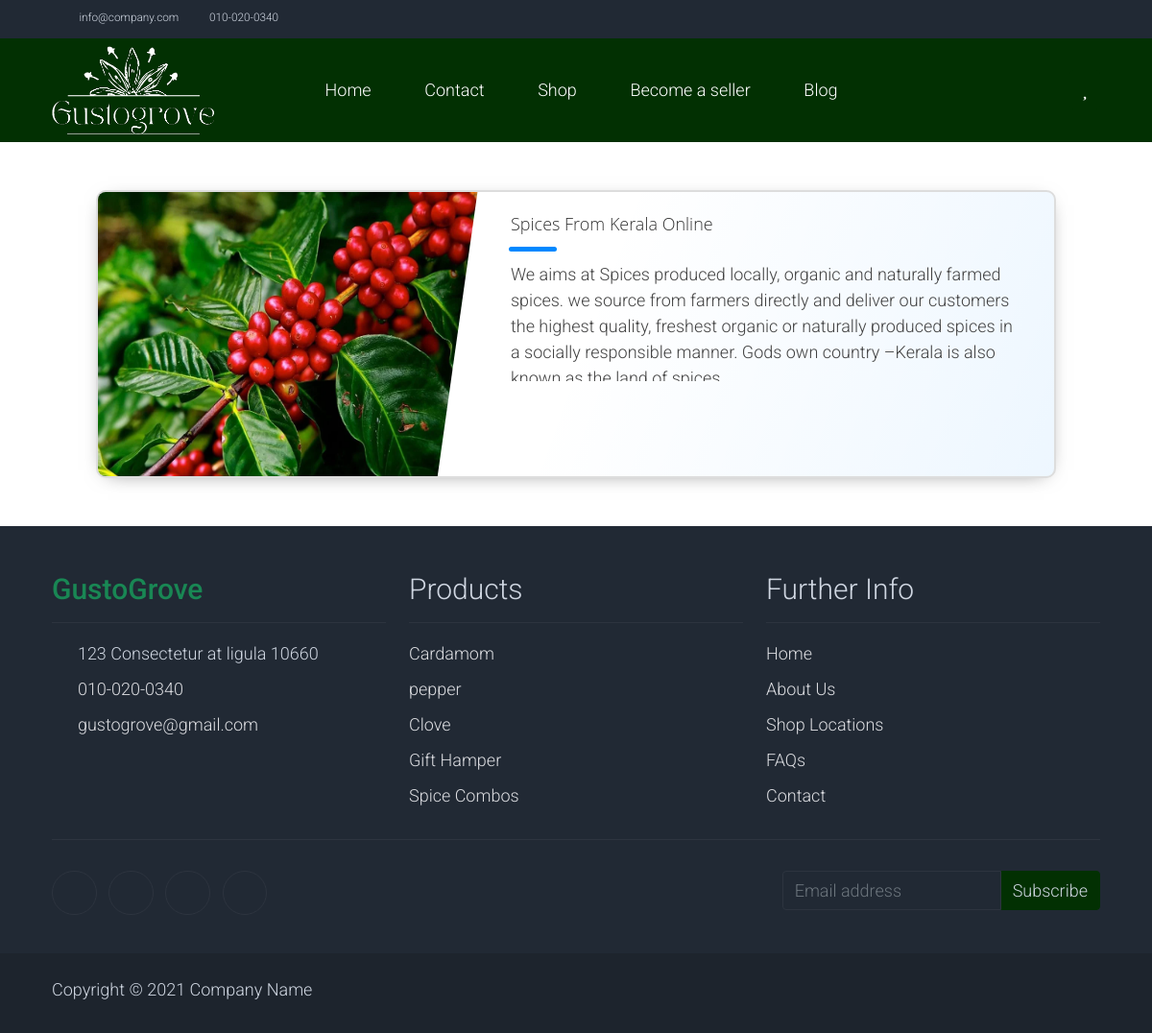
Screenshot of /blog/ with the database file from the repository.
### storeapp/models.py (models this page shows, shortened)
class BlogPost(models.Model):
    title = models.CharField(max_length=100)
    content = models.TextField()
    author = models.ForeignKey(CustomUser, on_delete=models.CASCADE)
    created_at = models.DateTimeField(auto_now_add=True)
    image = models.ImageField(upload_to='blog_images/', null=True, blank=True)

### storeapp/views.py (the view)
# urls.py: 2. Add a URL to urlpatterns:  path('blog/', include('blog.urls'))
def blog(request):
    blogs = BlogPost.objects.all()  # Fetch all blogs from the database
    return render(request, 'blog.html', {'blogs': blogs})

### template/blog.html (shortened to what this page needs)
{% load static %}
<!DOCTYPE html>
<html lang="en">
<head>
    <link rel="stylesheet" href="https://cdn.jsdelivr.net/npm/bootstrap-icons@1.11.3/font/bootstrap-icons.min.css">
<link rel="stylesheet" href="https://cdn.jsdelivr.net/npm/bootstrap@5.2.3/dist/css/bootstrap.min.css">
    <link rel="stylesheet" href="{% static 'css/bootstrap.min.css' %}">
    <link rel="stylesheet" href="{% static 'css/templatemo.css' %}">
    <link rel="stylesheet" href="{% static '/css/custom.css' %}">
    <link rel="stylesheet" href="{% static 'css/fontawesome.min.css' %}">
</head>
<body>
    <nav class="navbar navbar-expand-lg bg-dark navbar-light d-none d-lg-block" id="templatemo_nav_top">
        <div class="container text-light">
            <div class="w-100 d-flex justify-content-between">
                <div>
                    <i class="fa fa-envelope mx-2"></i>
                    <a class="navbar-sm-brand text-light text-decoration-none" href="mailto:info@company.com">info@company.com</a>
                    <i class="fa fa-phone mx-2"></i>
                    <a class="navbar-sm-brand text-light text-decoration-none" href="tel:010-020-0340">010-020-0340</a>
                </div>
                <div>
                    <a class="text-light" href="https://fb.com/templatemo" target="_blank" rel="sponsored"><i class="fab fa-facebook-f fa-sm fa-fw me-2"></i></a>
                    <a class="text-light" href="https://www.instagram.com/" target="_blank"><i class="fab fa-instagram fa-sm fa-fw me-2"></i></a>
                    <a class="text-light" href="https://twitter.com/" target="_blank"><i class="fab fa-twitter fa-sm fa-fw me-2"></i></a>
                    <a class="text-light" href="https://www.linkedin.com/" target="_blank"><i class="fab fa-linkedin fa-sm fa-fw"></i></a>
                </div>
            </div>
        </div>
    </nav>
    <nav class="navbar navbar-expand-lg ">
        <div class="container d-flex justify-content-between align-items-center">
            <div class="logo">
                <a class="navbar-brand" href="{% url "index" %}">
                    <img src="{% static 'img/gusto (2).png' %}" alt="Site Logo" class="img-fluid w-auto h-100" style="max-height: 100px;">
                </a>
            </div>
            <div class="align-self-center collapse navbar-collapse flex-fill  d-lg-flex justify-content-lg-between" id="templatemo_main_nav">
                <div class="flex-fill">
                    <ul class="nav navbar-nav d-flex justify-content-between mx-lg-auto">
                        <li class="nav-item">
                            <a class="nav-link" href="{% url 'index' %}">Home</a>
                        </li>
                        <li class="nav-item">
                            <a class="nav-link" href="{% url 'contact' %}">Contact</a>
                        </li>
                        <li class="nav-item">
                            <a class="nav-link" href="{% url 'shop' %}">Shop</a>
                        </li>
                        <li class="nav-item">
                            <a class="nav-link" href="{% url 'seller_index' %}">Become a seller</a>
                        </li>
                        <li class="nav-item">
                            <a class="nav-link" href="{% url 'blog' %}">Blog</a>
                        </li>
                    </ul>
                </div>
                <div class="navbar align-self-center d-flex">
                    <a class="nav-icon d-none d-lg-inline" href="#" data-bs-toggle="modal" data-bs-target="#templatemo_search">
                        <i class="fa fa-fw fa-search text-light mr-2"></i>
                    </a>
                    <a class="nav-icon position-relative text-decoration-none" href="{% url 'cart' %}">
                        <i class="fa fa-fw fa-cart-arrow-down text-light mr-1"></i>
                    </a>
                    <a class="nav-icon position-relative text-decoration-none dropdown" href="#" data-bs-toggle="dropdown">
                        <i class="fa fa-fw fa-user text-light mr-1"></i>
                    </a>
                    <a href="{% url 'wishlist' %}" class="btn btn-success">
                        <i class="fas fa-heart"></i>
                    </a>
                        </div>
                </div>
            </div>
    </nav>
  <div class="projcard-container">
    {% for blog in blogs %}
    <div class="projcard projcard-blue">
        <div class="projcard-innerbox">
            <img class="projcard-img" src="{{ blog.image.url }}" />
            <div class="projcard-textbox">
                <div class="projcard-title">{{ blog.title }}</div>
                <div class="projcard-bar"></div>
                <div class="projcard-description">{{ blog.content }}</div>
            </div>
        </div>
        {% endfor %}
    </div>
</div>
    <footer class="bg-dark" id="tempaltemo_footer">
        <div class="container">
            <div class="row">
                <div class="col-md-4 pt-5">
                    <h2 class="h2 text-success border-bottom pb-3 border-light logo">GustoGrove</h2>
                    <ul class="list-unstyled text-light footer-link-list">
                        <li>
                            <i class="fas fa-map-marker-alt fa-fw"></i>
                            123 Consectetur at ligula 10660
                        </li>
                        <li>
                            <i class="fa fa-phone fa-fw"></i>
                            <a class="text-decoration-none" href="tel:010-020-0340">010-020-0340</a>
                        </li>
                        <li>
                            <i class="fa fa-envelope fa-fw"></i>
                            <a class="text-decoration-none" href="mailto:info@company.com">gustogrove@gmail.com</a>
                        </li>
                    </ul>
                </div>
                <div class="col-md-4 pt-5">
                    <h2 class="h2 text-light border-bottom pb-3 border-light">Products</h2>
                    <ul class="list-unstyled text-light footer-link-list">
                        <li><a class="text-decoration-none" href="#">Cardamom</a></li>
                        <li><a class="text-decoration-none" href="#">pepper</a></li>
                        <li><a class="text-decoration-none" href="#">Clove</a></li>
                        <li><a class="text-decoration-none" href="#">Gift Hamper</a></li>
                        <li><a class="text-decoration-none" href="#">Spice Combos</a></li>
                    </ul>
                </div>
                <div class="col-md-4 pt-5">
                    <h2 class="h2 text-light border-bottom pb-3 border-light">Further Info</h2>
                    <ul class="list-unstyled text-light footer-link-list">
                        <li><a class="text-decoration-none" href="#">Home</a></li>
                        <li><a class="text-decoration-none" href="#">About Us</a></li>
                        <li><a class="text-decoration-none" href="#">Shop Locations</a></li>
                        <li><a class="text-decoration-none" href="#">FAQs</a></li>
                        <li><a class="text-decoration-none" href="#">Contact</a></li>
                    </ul>
                </div>
            </div>
            <div class="row text-light mb-4">
                <div class="col-12 mb-3">
                    <div class="w-100 my-3 border-top border-light"></div>
                </div>
                <div class="col-auto me-auto">
                    <ul class="list-inline text-left footer-icons">
                        <li class="list-inline-item border border-light rounded-circle text-center">
                            <a class="text-light text-decoration-none" target="_blank" href="http://facebook.com/"><i class="fab fa-facebook-f fa-lg fa-fw"></i></a>
                        </li>
                        <li class="list-inline-item border border-light rounded-circle text-center">
                            <a class="text-light text-decoration-none" target="_blank" href="https://www.instagram.com/"><i class="fab fa-instagram fa-lg fa-fw"></i></a>
                        </li>
                        <li class="list-inline-item border border-light rounded-circle text-center">
                            <a class="text-light text-decoration-none" target="_blank" href="https://twitter.com/"><i class="fab fa-twitter fa-lg fa-fw"></i></a>
                        </li>
                        <li class="list-inline-item border border-light rounded-circle text-center">
                            <a class="text-light text-decoration-none" target="_blank" href="https://www.linkedin.com/"><i class="fab fa-linkedin fa-lg fa-fw"></i></a>
                        </li>
                    </ul>
                </div>
                <div class="col-auto">
                    <div class="input-group mb-2">
                        <input type="text" class="form-control bg-dark border-light" id="subscribeEmail" placeholder="Email address">
                        <div class="input-group-text btn-success text-light">Subscribe</div>
                    </div>
                </div>
            </div>
        </div>
        <div class="w-100 bg-black py-3">
            <div class="container">
                <div class="row pt-2">
                    <div class="col-12">
                        <p class="text-left text-light">
                            Copyright &copy; 2021 Company Name
                        </p>
                    </div>
                </div>
            </div>
        </div>
    </footer>
</body>
</html>

### static/css/templatemo.css (style rules this page uses)
body, ul, li, p, a, label, input, div { font-family: 'Roboto', sans-serif; font-size: 18px !important; font-weight: 300 !important; }
.h2 { font-family: 'Roboto', sans-serif; font-size: 30px !important; font-weight: 300; }
.logo { font-weight: 500 !important; }
.text-success { color: rgb(2, 48, 2)e !important; }
.text-light { color: #cfd6e1 !important; }
.bg-dark { background-color: #212934 !important; }
.bg-black { background-color: #1d242d !important; }
.btn-success { background-color: rgb(2, 48, 2)!important; border-color:rgb(2, 48, 2) !important; }
.navbar { background-color: rgb(2, 48, 2); }
#templatemo_nav_top { min-height: 40px; }
#templatemo_nav_top * { font-size: .9em !important; }
#templatemo_main_nav a { color: #fff; }
#templatemo_main_nav .navbar .nav-icon { margin-right: 20px; }
.fa-search { color: white; }
.form-control { border: 1px solid #e8e8e8; }
#tempaltemo_footer a { color: #dcdde1; }
#tempaltemo_footer ul.footer-link-list li { padding-top: 10px; }
#tempaltemo_footer ul.footer-icons li { width: 2.6em; height: 2.6em; line-height: 2.6em; }
#tempaltemo_footer .border-light { border-color: #2d343f !important; }
@media (min-width: 768px) { #templatemo_main_nav .navbar-nav { max-width: 450px; } }
@media (min-width: 992px) { #templatemo_main_nav .navbar-nav { max-width: 550px; } }
.nav-icon { position: relative; display: inline-block; }

### template/blog.html (style rules this page uses)
body { font-family: 'Open Sans', arial, sans-serif; color: #333; font-size: 14px; }
.projcard-container { margin: 50px 0; }
.projcard-container, .projcard-container * { box-sizing: border-box; }
.projcard-container { margin-left: auto; margin-right: auto; width: 1000px; }
.projcard { position: relative; width: 100%; height: 300px; margin-bottom: 40px; border-radius: 10px; background-color: #fff; border: 2px solid #ddd; font-size: 18px; overflow: hidden; cursor: pointer; box-shadow: 0 4px 21px -12px rgba(0, 0, 0, .66); transition: box-shadow 0.2s ease, transform 0.2s ease; }
.projcard::before { content: ""; position: absolute; top: 0; right: 0; bottom: 0; left: 0; background-image: linear-gradient(-70deg, #424242, transparent 50%); opacity: 0.07; }
.projcard-innerbox { position: absolute; top: 0; right: 0; bottom: 0; left: 0; }
.projcard-img { position: absolute; height: 300px; width: 400px; top: 0; left: 0; transition: transform 0.2s ease; }
.projcard-textbox { position: absolute; top: 7%; bottom: 7%; left: 430px; width: calc(100% - 470px); font-size: 17px; }
.projcard-textbox::before, .projcard-textbox::after { content: ""; position: absolute; display: block; background: #ff0000bb; background: #fff; top: -20%; left: -55px; height: 140%; width: 60px; transform: rotate(8deg); }
.projcard-textbox::after { display: none; left: initial; right: -55px; }
.projcard-textbox * { position: relative; }
.projcard-title { font-family: 'Voces', 'Open Sans', arial, sans-serif; font-size: 24px; }
.projcard-bar { left: -2px; width: 50px; height: 5px; margin: 10px 0; border-radius: 5px; background-color: #424242; transition: width 0.2s ease; }
.projcard-blue .projcard-bar { background-color: #0088FF; }
.projcard-blue::before { background-image: linear-gradient(-70deg, #0088FF, transparent 50%); }
.projcard-description { z-index: 10; font-size: 15px; color: #424242; height: 125px; overflow: hidden; text-overflow: ellipsis; }

### rows the page displays
BlogPost: image (picture), title "Spices From Kerala Online", content "We aims at Spices produced locally, organic and naturally farmed spices. we source from farmers directly and deliver our customers the highest quality, freshest organic or naturally produced spices in a socially responsible manner. Gods own country –Kerala is also…"
